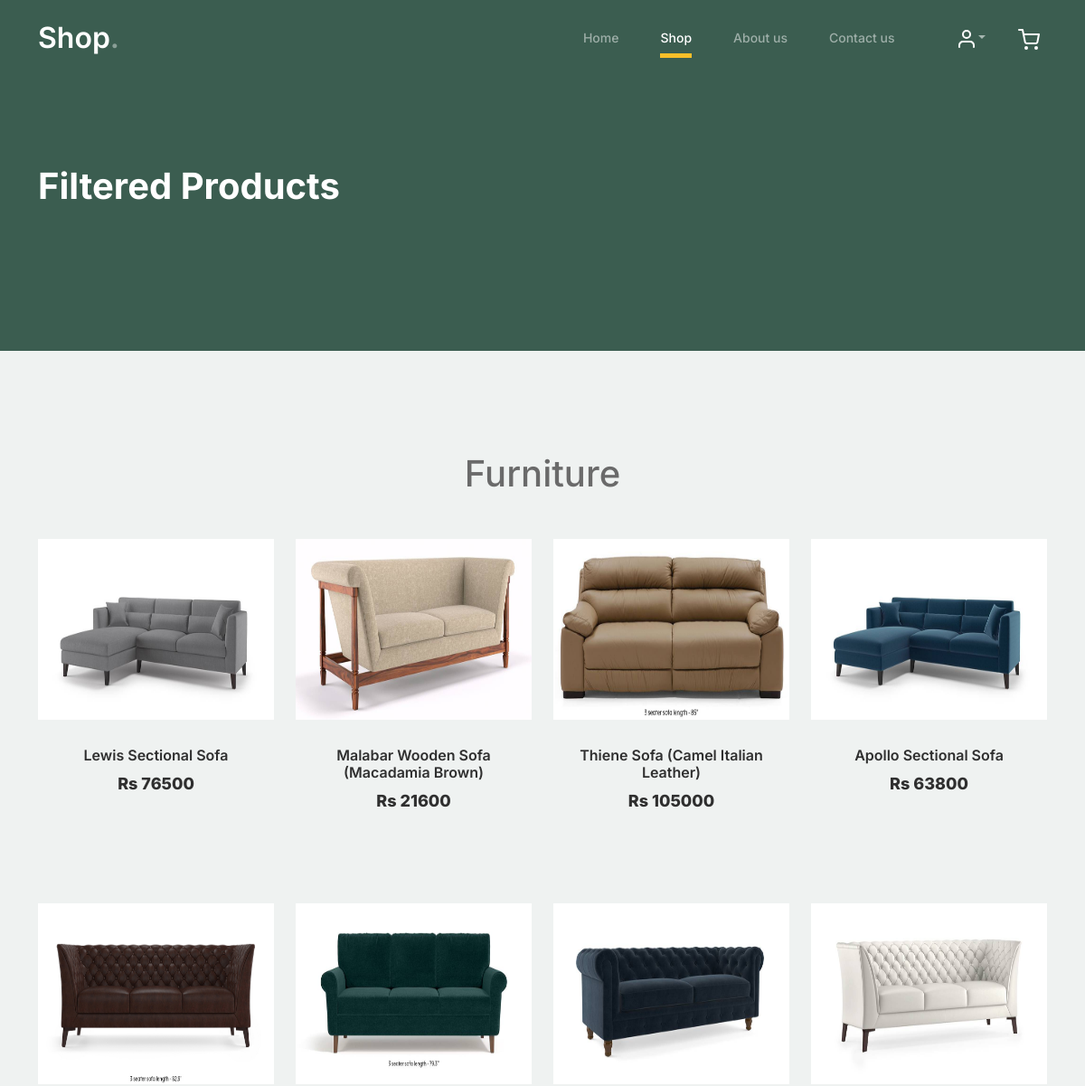
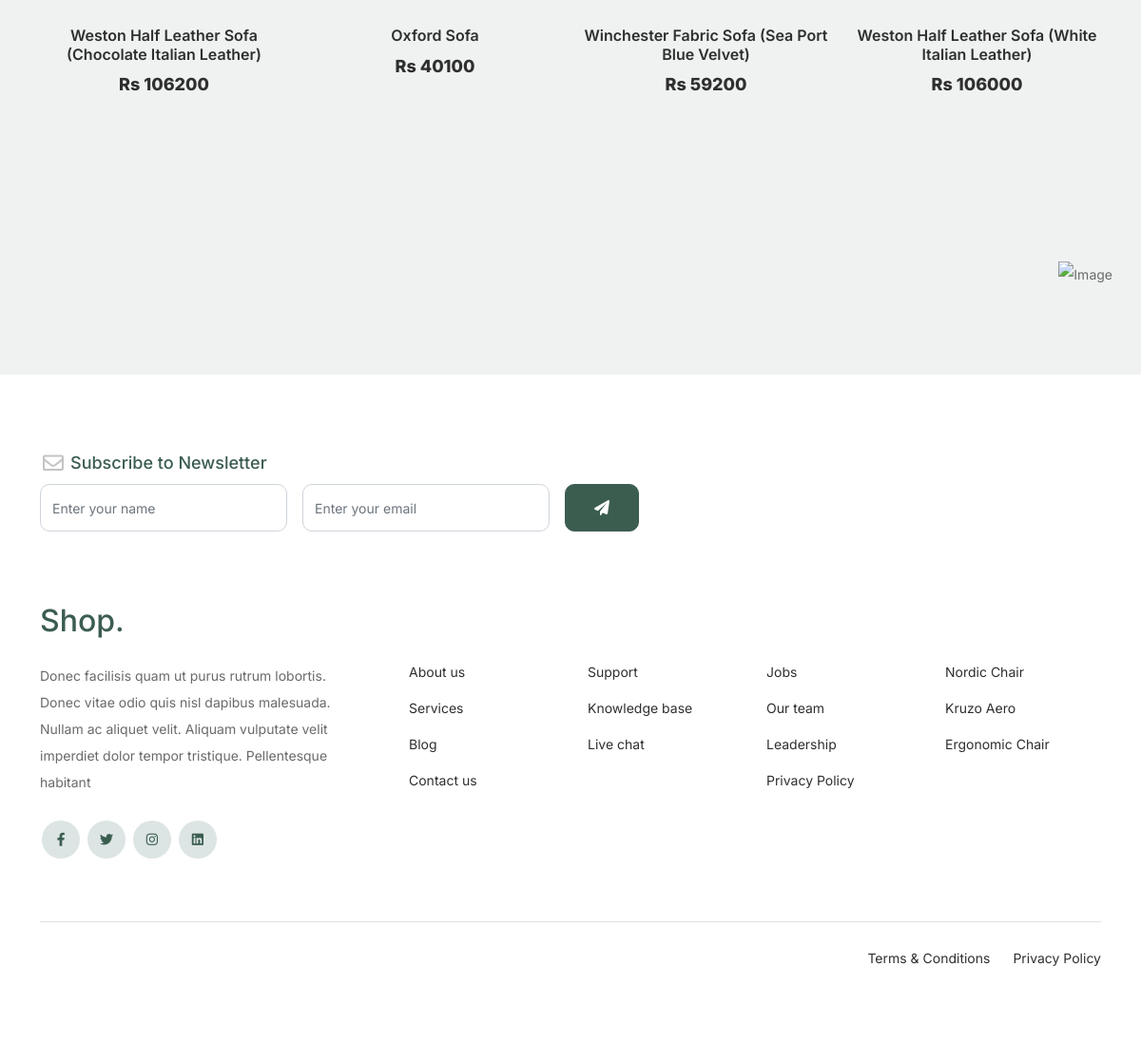
/filtered_products/Furniture/, run on the app's committed database (2 pictures, top to bottom).
### AdminApp/models.py (models this page shows)
class ProductDb(models.Model):
    product_name = models.CharField(max_length=100, unique=True)
    category_name = models.CharField(max_length=100, null=True, blank=True)
    sub_category_name = models.CharField(max_length=100, null=True, blank=True)
    Description = models.CharField(max_length=100, null=True, blank=True)
    price = models.IntegerField(null=True, blank=True)
    quantity = models.IntegerField(null=True, blank=True)
    product_image = models.ImageField(upload_to="Product Images", null=True, blank=True)

### WebApp/views.py (the view)
# urls.py: path('filtered_products/<cat>/', views.filtered_products, name="filtered_products"),
def filtered_products(request, cat):
    data = ProductDb.objects.filter(category_name=cat)
    category = cat
    return render(request, "filtered_products.html", {'data': data, 'category': category})

### WebApp/templates/filtered_products.html (shortened to what this page needs)
<!doctype html>
{%load static %}
<html lang="en">
<head>
    <link href="{% static 'shopstyle/css/bootstrap.min.css' %}" rel="stylesheet">
    <link href="https://cdnjs.cloudflare.com/ajax/libs/font-awesome/6.0.0-beta3/css/all.min.css" rel="stylesheet">
    <link href="{% static 'shopstyle/css/tiny-slider.css' %}" rel="stylesheet">
    <link href="{% static 'shopstyle/css/style.css' %}" rel="stylesheet">
</head>
<body>
<nav class="custom-navbar navbar navbar navbar-expand-md navbar-dark bg-dark" arial-label="Furni navigation bar">
    <div class="container">
        <a class="navbar-brand" href="index.html">Shop<span>.</span></a>
        <div class="collapse navbar-collapse" id="navbarsFurni">
            <ul class="custom-navbar-nav navbar-nav ms-auto mb-2 mb-md-0">
                <li class="nav-item ">
                    <a class="nav-link" href="{% url 'home' %}">Home</a>
                </li>
                <li class="active"><a class="nav-link" href="{% url 'shop' %}">Shop</a></li>
                <li><a class="nav-link" href="{% url 'about' %}">About us</a></li>
                <li><a class="nav-link" href="{% url 'contact' %}">Contact us</a></li>
            </ul>
            <ul class="custom-navbar-cta navbar-nav mb-2 mb-md-0 ms-5">
                <li class="nav-item dropdown">
                    <a class="nav-link dropdown-toggle" data-bs-toggle="dropdown" href="#" role="button"
                       aria-expanded="false"><img src="{% static 'shopstyle/images/user.svg' %}"></a>
                </li>
                <li><a class="nav-link" href="{% url 'cart_page' %}"><img
                        src="{% static 'shopstyle/images/cart.svg' %}"></a></li>
            </ul>
        </div>
    </div>
</nav>
<div class="hero">
    <div class="container">
        <div class="row justify-content-between">
            <div class="col-lg-5">
                <div class="intro-excerpt">
                    <h1>Filtered Products</h1>
                </div>
            </div>
            <div class="col-lg-7">
            </div>
        </div>
    </div>
</div>
<div class="untree_co-section product-section before-footer-section">
    <div class="container">
        <h1 class="text-center mb-5">{{category}}</h1>
        <div class="row">
            {% for d in data %}
            <div class="col-12 col-md-4 col-lg-3 mb-5">
                <a class="product-item" href="{% url 'single_product' pr_id=d.id %}">
                    <img src="{{d.product_image.url}}" style="height: 200px;" class="img-fluid product-thumbnail">
                    <h3 class="product-title">{{d.product_name}}</h3>
                    <strong class="product-price">Rs {{d.price}}</strong>
                </a>
            </div>
            {% endfor %}
        </div>
    </div>
</div>
<footer class="footer-section">
    <div class="container relative">
        <div class="sofa-img">
            <img src="{% static 'shopstyle/images/sofa.png' %}" alt="Image" class="img-fluid">
        </div>
        <div class="row">
            <div class="col-lg-8">
                <div class="subscription-form">
                    <h3 class="d-flex align-items-center"><span class="me-1"><img
                            src="{% static 'shopstyle/images/envelope-outline.svg' %}" alt="Image"
                            class="img-fluid"></span><span>Subscribe to Newsletter</span></h3>
                    <form action="#" class="row g-3">
                        <div class="col-auto">
                            <input type="text" class="form-control" placeholder="Enter your name">
                        </div>
                        <div class="col-auto">
                            <input type="email" class="form-control" placeholder="Enter your email">
                        </div>
                        <div class="col-auto">
                            <button class="btn btn-primary">
                                <span class="fa fa-paper-plane"></span>
                            </button>
                        </div>
                    </form>
                </div>
            </div>
        </div>
        <div class="row g-5 mb-5">
            <div class="col-lg-4">
                <div class="mb-4 footer-logo-wrap"><a href="#" class="footer-logo">Shop<span>.</span></a></div>
                <p class="mb-4">Donec facilisis quam ut purus rutrum lobortis. Donec vitae odio quis nisl dapibus
                    malesuada. Nullam ac aliquet velit. Aliquam vulputate velit imperdiet dolor tempor tristique.
                    Pellentesque habitant</p>
                <ul class="list-unstyled custom-social">
                    <li><a href="#"><span class="fa fa-brands fa-facebook-f"></span></a></li>
                    <li><a href="#"><span class="fa fa-brands fa-twitter"></span></a></li>
                    <li><a href="#"><span class="fa fa-brands fa-instagram"></span></a></li>
                    <li><a href="#"><span class="fa fa-brands fa-linkedin"></span></a></li>
                </ul>
            </div>
            <div class="col-lg-8">
                <div class="row links-wrap">
                    <div class="col-6 col-sm-6 col-md-3">
                        <ul class="list-unstyled">
                            <li><a href="#">About us</a></li>
                            <li><a href="#">Services</a></li>
                            <li><a href="#">Blog</a></li>
                            <li><a href="#">Contact us</a></li>
                        </ul>
                    </div>
                    <div class="col-6 col-sm-6 col-md-3">
                        <ul class="list-unstyled">
                            <li><a href="#">Support</a></li>
                            <li><a href="#">Knowledge base</a></li>
                            <li><a href="#">Live chat</a></li>
                        </ul>
                    </div>
                    <div class="col-6 col-sm-6 col-md-3">
                        <ul class="list-unstyled">
                            <li><a href="#">Jobs</a></li>
                            <li><a href="#">Our team</a></li>
                            <li><a href="#">Leadership</a></li>
                            <li><a href="#">Privacy Policy</a></li>
                        </ul>
                    </div>
                    <div class="col-6 col-sm-6 col-md-3">
                        <ul class="list-unstyled">
                            <li><a href="#">Nordic Chair</a></li>
                            <li><a href="#">Kruzo Aero</a></li>
                            <li><a href="#">Ergonomic Chair</a></li>
                        </ul>
                    </div>
                </div>
            </div>
        </div>
        <div class="border-top copyright">
            <div class="row pt-4">
                <div class="col-lg-6">
                </div>
                <div class="col-lg-6 text-center text-lg-end">
                    <ul class="list-unstyled d-inline-flex ms-auto">
                        <li class="me-4"><a href="#">Terms &amp; Conditions</a></li>
                        <li><a href="#">Privacy Policy</a></li>
                    </ul>
                </div>
            </div>
        </div>
    </div>
</footer>
</body>
</html>

### data on the page
ProductDb: product_image (picture), product_name "Lewis Sectional Sofa", price "76500"
ProductDb: product_image (picture), product_name "Malabar Wooden Sofa (Macadamia Brown)", price "21600"
ProductDb: product_image (picture), product_name "Thiene Sofa (Camel Italian Leather)", price "105000"
ProductDb: product_image (picture), product_name "Apollo Sectional Sofa", price "63800"
ProductDb: product_image (picture), product_name "Weston Half Leather Sofa (Chocolate Italian Leather)", price "106200"
ProductDb: product_image (picture), product_name "Oxford Sofa", price "40100"
ProductDb: product_image (picture), product_name "Winchester Fabric Sofa (Sea Port Blue Velvet)", price "59200"
ProductDb: product_image (picture), product_name "Weston Half Leather Sofa (White Italian Leather)", price "106000"

### other printed values
{{ category }} "Furniture"
